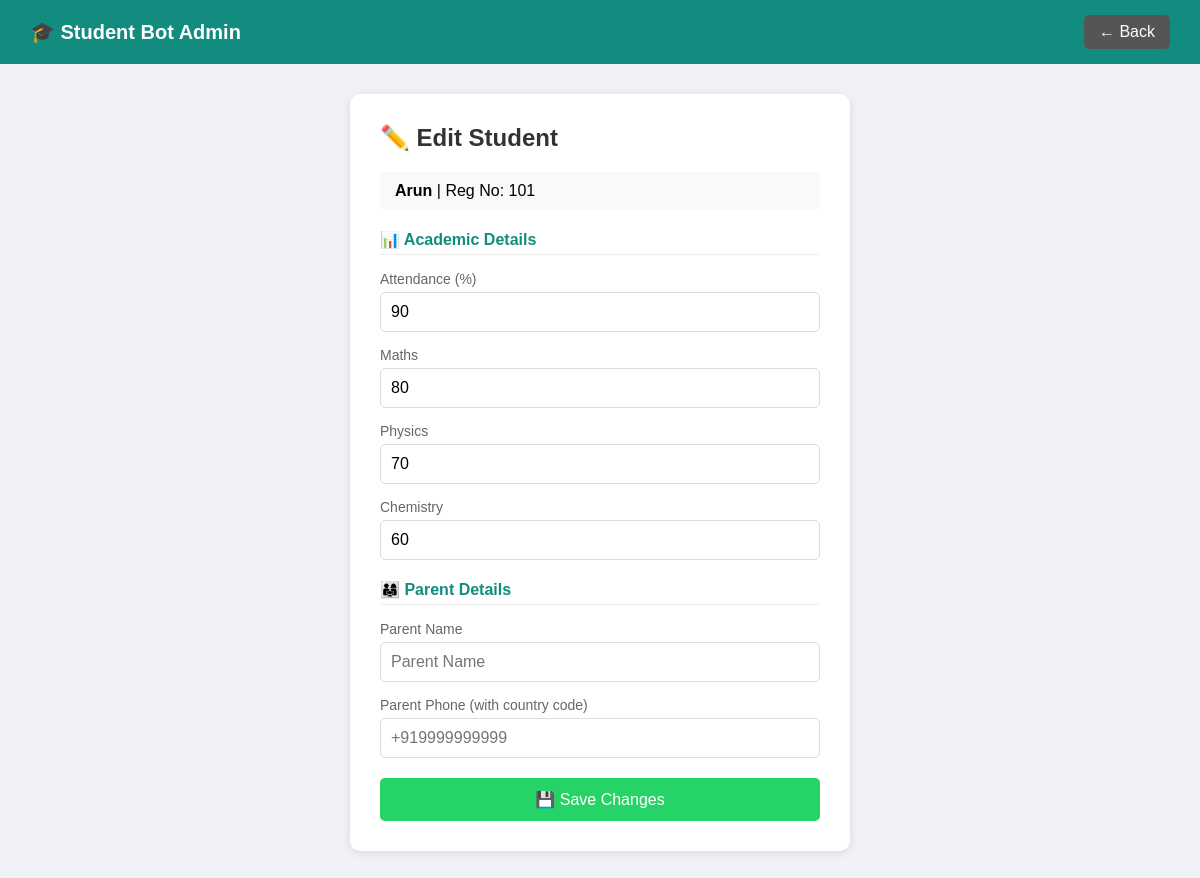
The app's page /edit/101 (signed in) with its own data.
### tables this page shows
CREATE TABLE "students" (
"reg_no" TEXT,
  "dob" TEXT,
  "name" TEXT,
  "attendance" INTEGER,
  "maths" INTEGER,
  "physics" INTEGER,
  "chemistry" INTEGER
, phone TEXT, parent_name TEXT);

### app.py (the view, shortened to what this page needs)
@app.route("/edit/<reg_no>", methods=["GET", "POST"])
def edit_student(reg_no):
    if not session.get("logged_in"):
        return redirect(url_for("login"))
    conn = get_db()
    student = conn.execute("SELECT * FROM students WHERE reg_no=?", (reg_no,)).fetchone()
    conn.close()
    if not student:
        return "Student not found"
    return render_template("edit_student.html", student=student)

### app.py (called while the page is built)
def get_db():
    conn = sqlite3.connect("students.db")
    conn.row_factory = sqlite3.Row
    return conn

### templates/edit_student.html (shortened to what this page needs)
<!DOCTYPE html>
<html>
<head>
</head>
<body>
    <div class="navbar">
        <h1>🎓 Student Bot Admin</h1>
        <a href="/dashboard">← Back</a>
    </div>
    <div class="container">
        <div class="card">
            <h2>✏️ Edit Student</h2>
            <div class="student-info">
                <strong>{{ student.name }}</strong> | Reg No: {{ student.reg_no }}
            </div>
            <form method="POST">
                <p class="section-title">📊 Academic Details</p>
                <label>Attendance (%)</label>
                <input type="number" name="attendance" value="{{ student.attendance }}" required/>
                <label>Maths</label>
                <input type="number" name="maths" value="{{ student.maths }}" required/>
                <label>Physics</label>
                <input type="number" name="physics" value="{{ student.physics }}" required/>
                <label>Chemistry</label>
                <input type="number" name="chemistry" value="{{ student.chemistry }}" required/>
                <p class="section-title">👨‍👩‍👧 Parent Details</p>
                <label>Parent Name</label>
                <input type="text" name="parent_name" value="{{ student.parent_name or '' }}" placeholder="Parent Name"/>
                <label>Parent Phone (with country code)</label>
                <input type="text" name="phone" value="{{ student.phone or '' }}" placeholder="+919999999999"/>
                <button type="submit" class="btn-save">💾 Save Changes</button>
            </form>
        </div>
    </div>
</body>
</html>

### templates/edit_student.html (style rules this page uses)
body { font-family: Arial; background: #f0f2f5; margin: 0; padding: 0; }
.navbar { background: #128C7E; padding: 15px 30px; color: white; display: flex; justify-content: space-between; align-items: center; }
.navbar h1 { margin: 0; font-size: 20px; }
.navbar a { color: white; text-decoration: none; background: #555; padding: 8px 15px; border-radius: 5px; }
.container { padding: 30px; max-width: 500px; margin: 0 auto; }
.card { background: white; padding: 30px; border-radius: 10px; box-shadow: 0 2px 10px rgba(0,0,0,0.1); }
h2 { color: #333; margin-top: 0; }
label { display: block; margin-top: 15px; color: #666; font-size: 14px; }
input { width: 100%; padding: 10px; margin-top: 5px; border: 1px solid #ddd; border-radius: 5px; box-sizing: border-box; font-size: 16px; }
.btn-save { width: 100%; padding: 12px; background: #25D366; color: white; border: none; border-radius: 5px; cursor: pointer; font-size: 16px; margin-top: 20px; }
.student-info { background: #f9f9f9; padding: 10px 15px; border-radius: 5px; margin-bottom: 20px; }
.section-title { color: #128C7E; font-weight: bold; margin-top: 20px; border-bottom: 1px solid #eee; padding-bottom: 5px; }

### records on screen
students: name "Arun", reg_no "101", attendance "90", maths "80", physics "70", chemistry "60"
